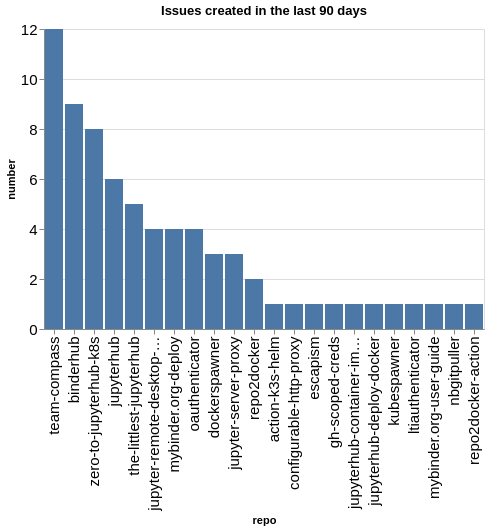

Notebook code cell kept with this figure:
### Code cell
created_counts = created.groupby(['org', 'repo']).count()['number'].reset_index()
created_counts['org/repo'] = created_counts.apply(lambda a: a['org'] + '/' + a['repo'], axis=1)
sorted_vals = created_counts.sort_values(['org', 'number'], ascending=False)['repo'].values
alt.Chart(data=created_counts, title=f"Issues created in the last {n_days} days").mark_bar().encode(
    x=alt.X('repo', sort=alt.Sort(sorted_vals.tolist())),
    y='number',
)

### Figure 1 — Vega-Lite specification as saved in the notebook (floating-point values rounded to 4 significant figures)
{"config": {"axisLeft": {"labelFontSize": 15}, "axisBottom": {"labelFontSize": 15}}, "data": {"name": "data-ad539b9182903c9ea2b4a84f2900196f"}, "mark": {"type": "bar"}, "encoding": {"x": {"field": "repo", "sort": ["team-compass", "binderhub", "zero-to-jupyterhub-k8s", "jupyterhub", "the-littlest-jupyterhub", "jupyter-remote-desktop-proxy", "mybinder.org-deploy", "oauthenticator", "dockerspawner", "jupyter-server-proxy", "repo2docker", "action-k3s-helm", "configurable-http-proxy", "escapism", "gh-scoped-creds", "jupyterhub-container-images", "jupyterhub-deploy-docker", "kubespawner", "ltiauthenticator", "mybinder.org-user-guide", "nbgitpuller", "repo2docker-action"], "type": "nominal"}, "y": {"field": "number", "type": "quantitative"}}, "title": "Issues created in the last 90 days", "$schema": "https://vega.github.io/schema/vega-lite/v5.20.1.json", "datasets": {"data-ad539b9182903c9ea2b4a84f2900196f": [{"org": "jupyterhub", "repo": "action-k3s-helm", "number": 1, "org/repo": "jupyterhub/action-k3s-helm"}, {"org": "jupyterhub", "repo": "binderhub", "number": 9, "org/repo": "jupyterhub/binderhub"}, {"org": "jupyterhub", "repo": "configurable-http-proxy", "number": 1, "org/repo": "jupyterhub/configurable-http-proxy"}, {"org": "jupyterhub", "repo": "dockerspawner", "number": 3, "org/repo": "jupyterhub/dockerspawner"}, {"org": "jupyterhub", "repo": "escapism", "number": 1, "org/repo": "jupyterhub/escapism"}, {"org": "jupyterhub", "repo": "gh-scoped-creds", "number": 1, "org/repo": "jupyterhub/gh-scoped-creds"}, {"org": "jupyterhub", "repo": "jupyter-remote-desktop-proxy", "number": 4, "org/repo": "jupyterhub/jupyter-remote-desktop-proxy"}, {"org": "jupyterhub", "repo": "jupyter-server-proxy", "number": 3, "org/repo": "jupyterhub/jupyter-server-proxy"}, {"org": "jupyterhub", "repo": "jupyterhub", "number": 6, "org/repo": "jupyterhub/jupyterhub"}, {"org": "jupyterhub", "repo": "jupyterhub-container-images", "number": 1, "org/repo": "jupyterhub/jupyterhub-container-images"}, {"org": "jupyterhub", "repo": "jupyterhub-deploy-docker", "number": 1, "org/repo": "jupyterhub/jupyterhub-deploy-docker"}, {"org": "jupyterhub", "repo": "kubespawner", "number": 1, "org/repo": "jupyterhub/kubespawner"}, {"org": "jupyterhub", "repo": "ltiauthenticator", "number": 1, "org/repo": "jupyterhub/ltiauthenticator"}, {"org": "jupyterhub", "repo": "mybinder.org-deploy", "number": 4, "org/repo": "jupyterhub/mybinder.org-deploy"}, {"org": "jupyterhub", "repo": "mybinder.org-user-guide", "number": 1, "org/repo": "jupyterhub/mybinder.org-user-guide"}, {"org": "jupyterhub", "repo": "nbgitpuller", "number": 1, "org/repo": "jupyterhub/nbgitpuller"}, {"org": "jupyterhub", "repo": "oauthenticator", "number": 4, "org/repo": "jupyterhub/oauthenticator"}, {"org": "jupyterhub", "repo": "repo2docker", "number": 2, "org/repo": "jupyterhub/repo2docker"}, {"org": "jupyterhub", "repo": "repo2docker-action", "number": 1, "org/repo": "jupyterhub/repo2docker-action"}, {"org": "jupyterhub", "repo": "team-compass", "number": 12, "org/repo": "jupyterhub/team-compass"}, {"org": "jupyterhub", "repo": "the-littlest-jupyterhub", "number": 5, "org/repo": "jupyterhub/the-littlest-jupyterhub"}, {"org": "jupyterhub", "repo": "zero-to-jupyterhub-k8s", "number": 8, "org/repo": "jupyterhub/zero-to-jupyterhub-k8s"}]}}
